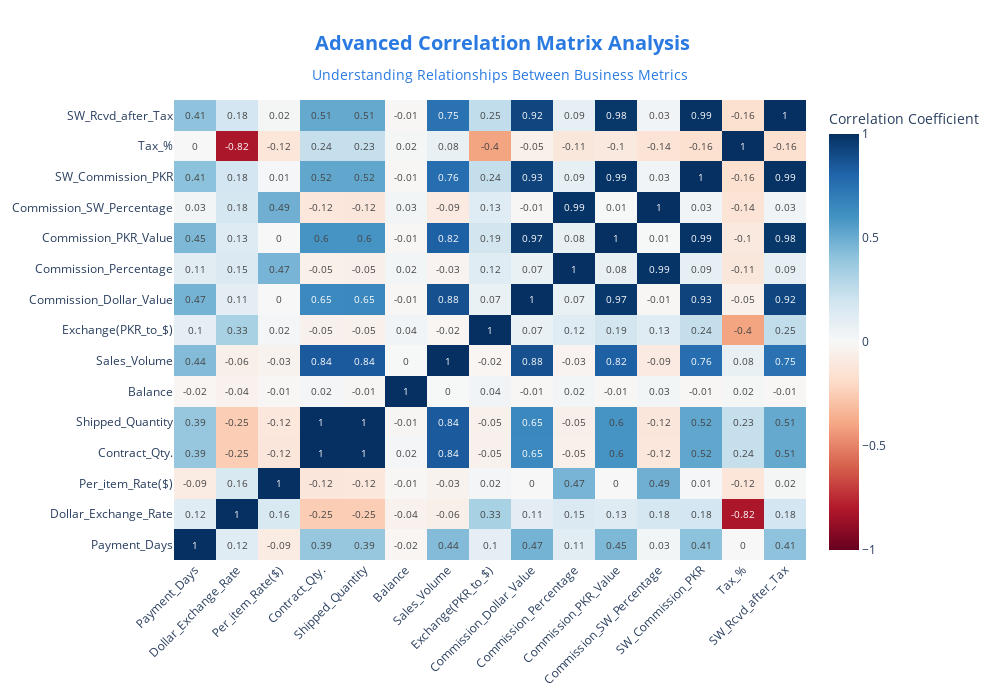

Notebook code for this chart:
### Markdown cell above
### **Correlation Analysis Dashboard**

### Code cell
def create_correlation_dashboard():
    """Create an advanced correlation analysis with insights"""
    
    # Get numeric columns for correlation
    numeric_df = Final_df.select_dtypes(include=['number'])
    correlation_matrix = numeric_df.corr()
    
    # Create correlation heatmap with plotly
    fig = go.Figure(data=go.Heatmap(
        z=correlation_matrix.values,
        x=correlation_matrix.columns,
        y=correlation_matrix.columns,
        colorscale='RdBu',
        zmid=0,
        text=np.round(correlation_matrix.values, 2),
        texttemplate="%{text}",
        textfont={"size": 10},
        colorbar=dict(title="Correlation Coefficient")
    ))
    
    fig.update_layout(
        title={
            'text': '<b> Advanced Correlation Matrix Analysis</b><br><sub>Understanding Relationships Between Business Metrics</sub>',
            'x': 0.5,
            'font': {'size': 20, 'color': COLORS['primary']}
        },
        width=1000,
        height=700,
        xaxis_tickangle=-45,
        plot_bgcolor='white',
        paper_bgcolor='white'
    )
    
    # Find strongest correlations
    corr_pairs = []
    for i in range(len(correlation_matrix.columns)):
        for j in range(i+1, len(correlation_matrix.columns)):
            corr_value = correlation_matrix.iloc[i, j]
            if abs(corr_value) > 0.5:  # Strong correlation threshold
                corr_pairs.append({
                    'var1': correlation_matrix.columns[i],
                    'var2': correlation_matrix.columns[j],
                    'correlation': corr_value
                })
    
    # Sort by absolute correlation value
    corr_pairs = sorted(corr_pairs, key=lambda x: abs(x['correlation']), reverse=True)
    
    # Create insights about correlations
    correlation_insights = f"""
    <div style="margin: 20px 0; padding: 20px; background: linear-gradient(135deg, #e0e7ff 0%, #c7d2fe 100%); 
                border-radius: 15px; border-left: 5px solid #4f46e5;">
        <h3 style="color: #1e1b4b; margin-top: 0;"> Key Correlation Insights</h3>
        <div style="display: grid; grid-template-columns: repeat(auto-fit, minmax(300px, 1fr)); gap: 15px;">
    """
    
    for i, pair in enumerate(corr_pairs[:6]):  # Top 6 correlations
        strength = "Very Strong" if abs(pair['correlation']) > 0.8 else "Strong"
        direction = "Positive" if pair['correlation'] > 0 else "Negative"
        color = "#059669" if pair['correlation'] > 0 else "#dc2626"
        
        correlation_insights += f"""
            <div style="background: rgba(255,255,255,0.8); padding: 15px; border-radius: 10px; border-left: 3px solid {color};">
                <h4 style="margin: 0 0 10px 0; color: {color};">{strength} {direction} Correlation</h4>
                <p style="margin: 5px 0;"><strong>{pair['var1']}</strong> ↔ <strong>{pair['var2']}</strong></p>
                <p style="margin: 5px 0; font-size: 18px; font-weight: bold; color: {color};">{pair['correlation']:.3f}</p>
            </div>
        """
    
    correlation_insights += """
        </div>
        <div style="margin-top: 20px; padding: 15px; background: rgba(255,255,255,0.9); border-radius: 10px;">
            <h4 style="color: #1e40af; margin-top: 0;">Business Implications</h4>
            <ul style="color: #374151; line-height: 1.6;">
                <li><strong>Revenue Optimization:</strong> Strong correlations indicate key drivers for commission revenue</li>
                <li><strong>Risk Management:</strong> Understanding relationships helps predict business outcomes</li>
                <li><strong>Strategic Planning:</strong> Use correlations to identify high-impact business levers</li>
                <li><strong>Performance Monitoring:</strong> Monitor correlated metrics for early warning signals</li>
            </ul>
        </div>
    </div>
    """
    
    return fig, correlation_insights

# Create and display correlation dashboard
corr_fig, corr_insights_html = create_correlation_dashboard()
corr_fig.show()
display(HTML(corr_insights_html))

### Figure 1 — Plotly figure (JSON) as saved in the notebook; plotly's stock layout.template omitted (floating-point values rounded to 4 significant figures; data arrays with more than 128 entries replaced by an {"elided": "..."} marker saying what was removed)
{"data": [{"colorbar": {"title": {"text": "Correlation Coefficient"}}, "colorscale": [[0, "rgb(103,0,31)"], [0.1, "rgb(178,24,43)"], [0.2, "rgb(214,96,77)"], [0.3, "rgb(244,165,130)"], [0.4, "rgb(253,219,199)"], [0.5, "rgb(247,247,247)"], [0.6, "rgb(209,229,240)"], [0.7, "rgb(146,197,222)"], [0.8, "rgb(67,147,195)"], [0.9, "rgb(33,102,172)"], [1, "rgb(5,48,97)"]], "text": {"elided": "15x15 float values"}, "textfont": {"size": 10}, "texttemplate": "%{text}", "type": "heatmap", "x": ["Payment_Days", "Dollar_Exchange_Rate", "Per_item_Rate($)", "Contract_Qty.", "Shipped_Quantity", "Balance", "Sales_Volume", "Exchange(PKR_to_$)", "Commission_Dollar_Value", "Commission_Percentage", "Commission_PKR_Value", "Commission_SW_Percentage", "SW_Commission_PKR", "Tax_%", "SW_Rcvd_after_Tax"], "y": ["Payment_Days", "Dollar_Exchange_Rate", "Per_item_Rate($)", "Contract_Qty.", "Shipped_Quantity", "Balance", "Sales_Volume", "Exchange(PKR_to_$)", "Commission_Dollar_Value", "Commission_Percentage", "Commission_PKR_Value", "Commission_SW_Percentage", "SW_Commission_PKR", "Tax_%", "SW_Rcvd_after_Tax"], "z": {"elided": "15x15 float values"}, "zmid": 0}], "layout": {"height": 700, "paper_bgcolor": "white", "plot_bgcolor": "white", "title": {"font": {"color": "#2a7ae2", "size": 20}, "text": "<b> Advanced Correlation Matrix Analysis</b><br><sub>Understanding Relationships Between Business Metrics</sub>", "x": 0.5}, "width": 1000, "xaxis": {"tickangle": -45}}}
